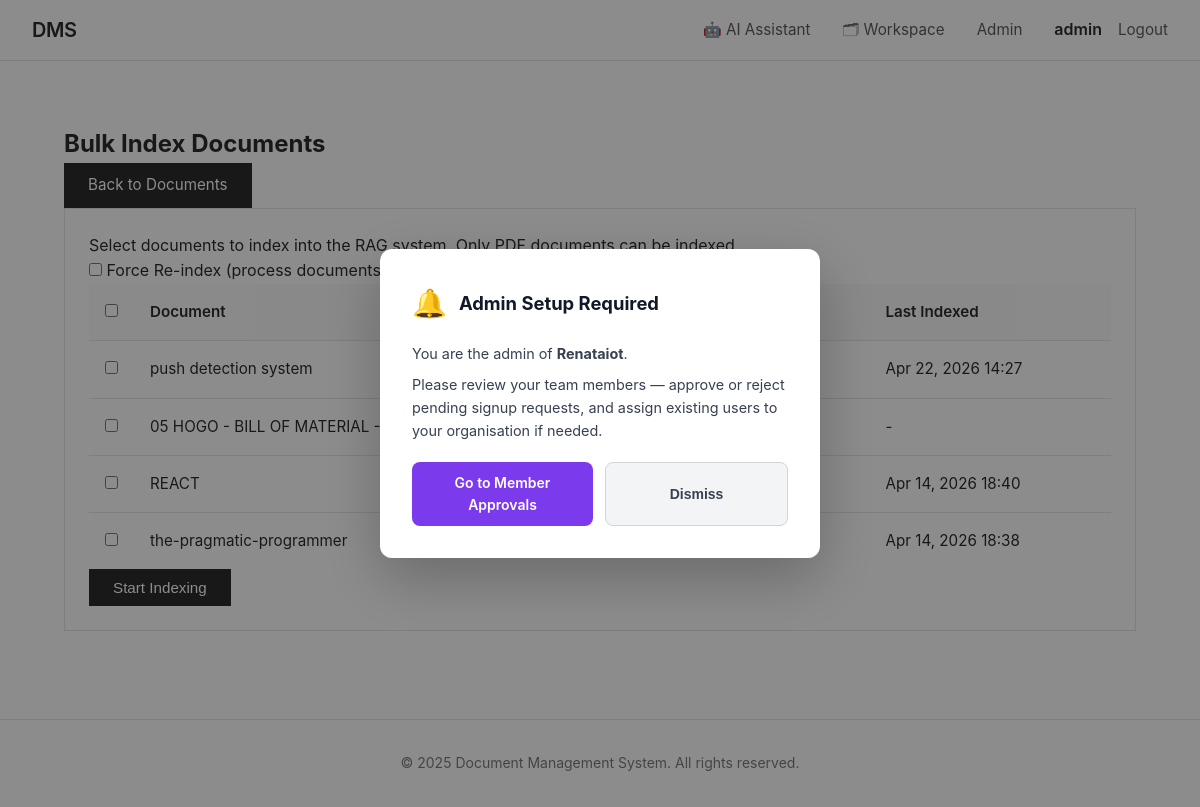
/documents/bulk-index/ (signed in), run on the app's committed database.
### documents/models.py (models this page shows, shortened)
class User(AbstractUser):
    USER_TYPE_CHOICES = [
        ('guest', 'Guest'),
        ('user', 'Regular User'),
        ('admin', 'Admin'),
    ]
    user_type = models.CharField(max_length=10, choices=USER_TYPE_CHOICES, default='user')
    organization = models.ForeignKey(
        Organization, on_delete=models.SET_NULL, null=True, blank=True, related_name='members'
    )
    role = models.ForeignKey(Role, on_delete=models.SET_NULL, null=True, blank=True, related_name='users')
    bio = models.TextField(blank=True)
    avatar = models.ImageField(upload_to='avatars/', null=True, blank=True)
    phone = models.CharField(max_length=20, blank=True)
    department = models.CharField(max_length=100, blank=True)
    employee_code = models.CharField(max_length=100, blank=True)
    is_approved = models.BooleanField(default=False)
    created_at = models.DateTimeField(auto_now_add=True)
    updated_at = models.DateTimeField(auto_now=True)
    last_activity = models.DateTimeField(auto_now=True)
    is_active = models.BooleanField(default=True)
    class Meta:
        ordering = ['-created_at']
    def is_admin(self):
        return self.user_type == 'admin'

class Document(models.Model):
    ACCESS_LEVEL_CHOICES = [
        ('public', 'Public'),
        ('private', 'Private'),
        ('role', 'Role-Based'),
        ('custom', 'Custom Users'),
    ]
    title = models.CharField(max_length=255)
    description = models.TextField(blank=True)
    file = models.FileField(upload_to=document_upload_path)
    file_size = models.BigIntegerField(default=0, help_text="Size in bytes")
    file_type = models.CharField(max_length=100, blank=True)
    owner = models.ForeignKey(User, on_delete=models.CASCADE, related_name='owned_documents')
    access_level = models.CharField(max_length=10, choices=ACCESS_LEVEL_CHOICES, default='private')
    required_role_level = models.IntegerField(
        default=1,
        validators=[MinValueValidator(1), MaxValueValidator(100)],
        help_text="Minimum role level required (for role-based access)"
    )
    category = models.ForeignKey(Category, on_delete=models.SET_NULL, null=True, blank=True, related_name='documents')
    folder   = models.ForeignKey('Folder', on_delete=models.SET_NULL, null=True, blank=True,
                                 related_name='folder_documents')
    tags = models.ManyToManyField(Tag, blank=True, related_name='documents')
    shared_with = models.ManyToManyField(User, blank=True, related_name='shared_documents')
    version = models.IntegerField(default=1)
    is_locked = models.BooleanField(default=False, help_text="Locked documents cannot be edited")
    locked_by = models.ForeignKey(User, on_delete=models.SET_NULL, null=True, blank=True, related_name='locked_documents')
    views_count = models.IntegerField(default=0)
    downloads_count = models.IntegerField(default=0)
    created_at = models.DateTimeField(auto_now_add=True)
    updated_at = models.DateTimeField(auto_now=True)
    allow_comments = models.BooleanField(default=True)
    allow_download = models.BooleanField(default=True)
    is_deleted = models.BooleanField(default=False)
    deleted_at = models.DateTimeField(null=True, blank=True)
    class Meta:
        ordering = ['-updated_at', '-created_at']
        indexes = [
            models.Index(fields=['owner', 'access_level']),
            models.Index(fields=['created_at']),
            models.Index(fields=['title']),
        ]
    def get_embedding(self):
        try:
            return self.embedding
        except Exception:
            return None

class DocumentEmbedding(models.Model):
    INDEX_STATUS_CHOICES = [
        ('pending', 'Pending'),
        ('processing', 'Processing'),
        ('completed', 'Completed'),
        ('failed', 'Failed'),
    ]
    document = models.OneToOneField(Document, on_delete=models.CASCADE, related_name='embedding')
    is_indexed = models.BooleanField(default=False)
    index_status = models.CharField(max_length=20, choices=INDEX_STATUS_CHOICES, default='pending')
    chunk_count = models.IntegerField(default=0, help_text="Number of chunks created")
    embedding_model = models.CharField(max_length=100, blank=True, help_text="Model used for embeddings")
    indexed_at = models.DateTimeField(null=True, blank=True)
    last_indexed_at = models.DateTimeField(null=True, blank=True)
    error_message = models.TextField(blank=True)
    retry_count = models.IntegerField(default=0)
    created_at = models.DateTimeField(auto_now_add=True)
    updated_at = models.DateTimeField(auto_now=True)
    class Meta:
        ordering = ['-updated_at']

class Organization(models.Model):
    name = models.CharField(max_length=255)
    created_at = models.DateTimeField(auto_now_add=True)
    is_active = models.BooleanField(default=True)
    class Meta:
        ordering = ['name']

### documents/rag_views.py (the view)
# urls.py: path('documents/bulk-index/', rag_views.bulk_index_documents_view, name='bulk_index_documents'),
@login_required
def bulk_index_documents_view(request):
    if request.method == 'POST':
        form = DocumentIndexForm(request.POST)
        if form.is_valid():
            document_ids = request.POST.getlist('document_ids')
            if not document_ids:
                messages.warning(request, 'No documents selected.')
                return redirect('bulk_index_documents')
            documents = Document.objects.filter(
                id__in=document_ids,
                is_deleted=False
            )
            accessible_docs = documents.filter(
                Q(owner=request.user) |
                Q(access_level='public') |
                Q(shared_with=request.user)
            )
            indexed_count = 0
            failed_count = 0
            for doc in accessible_docs:
                embedding, created = DocumentEmbedding.objects.get_or_create(document=doc)
                if embedding.is_indexed and not form.cleaned_data.get('force_reindex'):
                    continue
                embedding.mark_processing()
                try:
                    if not doc.file or not doc.file.path.lower().endswith('.pdf'):
                        raise ValueError("Invalid file type")
                    chatbot = get_rag_chatbot()
                    chatbot.index_documents(pdf_path=doc.file.path)
                    stats = chatbot.document_processor.get_processing_stats()
                    embedding.mark_completed(
                        chunk_count=stats.get('total_pages', 0),
                        embedding_model=chatbot.config.EMBEDDING_MODEL
                    )
                    indexed_count += 1
                except Exception as e:
                    embedding.mark_failed(str(e))
                    failed_count += 1
            messages.success(request, f'Indexed {indexed_count} documents. Failed: {failed_count}')
            return redirect('document_list')
    else:
        form = DocumentIndexForm()
    user_documents = Document.objects.filter(
        Q(owner=request.user) |
        Q(access_level='public') |
        Q(shared_with=request.user)
    ).filter(is_deleted=False)
    context = {
        'form': form,
        'documents': user_documents
    }
    return render(request, 'rag/bulk_index.html', context)

### documents/templates/rag/bulk_index.html (shortened to what this page needs)
{% extends 'documents/base.html' %}
{% load static %}
{% block content %}
<div class="container mt-4">
    <div class="d-flex justify-content-between align-items-center mb-4">
        <h2> Bulk Index Documents</h2>
        <a href="{% url 'document_list' %}" class="btn btn-outline-secondary">
             Back to Documents
        </a>
    </div>
    <div class="card">
        <div class="card-body">
            <div class="alert alert-info">
                 Select documents to index into the RAG system. Only PDF documents can
                be indexed.
            </div>
            <form method="post">
                <div class="mb-4">
                    <div class="form-check">
                        <input class="form-check-input" type="checkbox" name="force_reindex" id="forceReindex">
                        <label class="form-check-label" for="forceReindex">
                            Force Re-index (process documents even if already indexed)
                        </label>
                    </div>
                </div>
                <div class="table-responsive">
                    <table class="table table-hover">
                        <thead>
                            <tr>
                                <th style="width: 40px;">
                                    <input type="checkbox" id="selectAll" class="form-check-input">
                                </th>
                                <th>Document</th>
                                <th>Status</th>
                                <th>Last Indexed</th>
                            </tr>
                        </thead>
                        <tbody>
                            {% for doc in documents %}
                            <tr>
                                <td>
                                    <input type="checkbox" name="document_ids" value="{{ doc.id }}"
                                        class="form-check-input doc-checkbox">
                                </td>
                                <td>
                                     {{ doc.title }}
                                </td>
                                <td>
                                    {% with embedding=doc.get_embedding %}
                                    {% if embedding and embedding.is_indexed %}
                                    <span class="badge bg-success">Indexed</span>
                                    {% else %}
                                    <span class="badge bg-secondary">Not Indexed</span>
                                    {% endif %}
                                    {% endwith %}
                                </td>
                                <td>
                                    {% with embedding=doc.get_embedding %}
                                    {% if embedding and embedding.indexed_at %}
                                    {{ embedding.indexed_at|date:"M d, Y H:i" }}
                                    {% else %}
                                    -
                                    {% endif %}
                                    {% endwith %}
                                </td>
                            </tr>
                            {% empty %}
                            <tr>
                                <td colspan="4" class="text-center py-4">No documents available for indexing.</td>
                            </tr>
                            {% endfor %}
                        </tbody>
                    </table>
                    <div class="mt-4">
                        <button type="submit" class="btn btn-primary">
                             Start Indexing
                        </button>
                    </div>
            </form>
        </div>
    </div>
</div>
{% endblock %}

### documents/templates/documents/base.html (shortened to what this page needs)
<!DOCTYPE html>
<html lang="en">
<head>
</head>
<body>
    <header class="header">
        <div class="header-content">
            <a href="{% url 'home' %}" class="logo">DMS</a>
            <nav class="nav" id="main-nav">
                {% if user.is_authenticated %}
                    <a href="{% url 'chatbot' %}"
                       class="{% if request.resolver_match.url_name == 'chatbot' %}nav-active{% endif %}">🤖 AI Assistant</a>
                    <a href="{% url 'workspace' %}"
                       class="{% if request.resolver_match.url_name == 'workspace' %}nav-active{% endif %}">🗂 Workspace</a>
                    {% if user.is_admin %}
                        <a href="{% url 'admin_users_list' %}"
                           class="{% if request.resolver_match.url_name == 'admin_users_list' %}nav-active{% endif %}">Admin</a>
                    {% endif %}
                    <div class="nav-user">
                        <span style="font-weight:600;">{{ user.username }}</span>
                        <a href="{% url 'logout' %}">Logout</a>
                    </div>
                {% endif %}
            </nav>
        </div>
    </header>
    <main class="container">
        {% block content %}{% endblock %}
    </main>
    <footer class="footer">
        <p>&copy; 2025 Document Management System. All rights reserved.</p>
    </footer>
    {% if user.is_authenticated and user.is_admin and request.session.show_admin_popup %}
    {% with pending=user.organization.members.all %}
    <div id="admin-popup-overlay" style="
        position:fixed;inset:0;background:rgba(0,0,0,.45);z-index:10000;
        display:flex;align-items:center;justify-content:center;padding:1rem;">
      <div style="
          background:#fff;border-radius:12px;padding:2rem;max-width:440px;width:100%;
          box-shadow:0 20px 60px rgba(0,0,0,.25);animation:popIn .25s ease;">
        <div style="display:flex;align-items:center;gap:.75rem;margin-bottom:1rem;">
          <span style="font-size:1.75rem;">🔔</span>
          <h2 style="margin:0;font-size:1.15rem;font-weight:700;color:#111827;">
            Admin Setup Required
          </h2>
        </div>
        <p style="color:#374151;font-size:.9rem;line-height:1.6;margin-bottom:.5rem;">
          You are the admin of <strong>{{ user.organization.name }}</strong>.
        </p>
        {% with pending_count=user.organization.members.filter %}
        <p style="color:#374151;font-size:.9rem;line-height:1.6;margin-bottom:1.25rem;">
          Please review your team members — approve or reject pending signup requests, and assign
          existing users to your organisation if needed.
        </p>
        {% endwith %}
        <div style="display:flex;gap:.75rem;flex-wrap:wrap;">
          <a href="{% url 'admin_users_list' %}?tab=pending"
             onclick="dismissPopup()"
             style="flex:1;text-align:center;padding:.6rem 1rem;background:#7c3aed;color:#fff;
                    border-radius:8px;font-weight:600;font-size:.875rem;text-decoration:none;">
            Go to Member Approvals
          </a>
          <button onclick="dismissPopup()"
                  style="flex:1;padding:.6rem 1rem;background:#f3f4f6;color:#374151;
                         border:1px solid #d1d5db;border-radius:8px;font-weight:600;
                         font-size:.875rem;cursor:pointer;">
            Dismiss
          </button>
        </div>
      </div>
    </div>
    {% endwith %}
    {% endif %}
</body>
</html>

### data on the page
User: username "admin", organization.name "Renataiot"
Document: title "push detection system", get_embedding.indexed_at "Apr 22, 2026 14:27"
Document: title "05 HOGO - BILL OF MATERIAL - FINAL ASSEMBLY"
Document: title "REACT", get_embedding.indexed_at "Apr 14, 2026 18:40"
Document: title "the-pragmatic-programmer", get_embedding.indexed_at "Apr 14, 2026 18:38"
